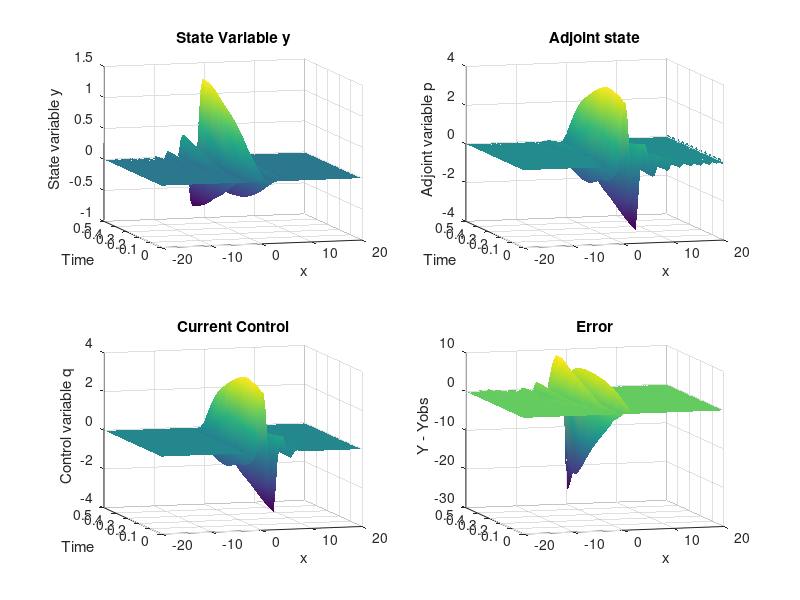

Here is the MATLAB script that generated this plot: (Note: this script raises an error after producing the figure.)
function [q,y,args] = optimizationKdV()
    
    ClearClose();

    args = CreateParameters();
    args.matrices = BuildMatrices(args);
    
    
%% Uncomment if you want to test one forward/backward simulation of a soliton    
%     args.kappa = 1.0;
%     args.x0 = -2.0;
%     args.xend = 5.0;
%     args.y0 = 12*args.kappa^2*sech(args.kappa*(args.chebyGL - args.x0)).^2;%valeurs aux chebypoints
%     q = 0.0*ones(args.nmax+2, args.N+1);
%     y = solveState(q,args);
%     plottedsteps=1:2:size(y.spatial,1);
%     [tg,xg] = meshgrid(args.tdata(plottedsteps),args.chebyGL(1:end));
%     set(gcf,'Position',[200,200,1500,1000])
%     subplot(1,2,1);
%     surf(xg,tg,y.spatial(plottedsteps,:)');
%     args.yobs = zeros(size(y.spatial));
%     args.yspecobs = zeros(size(y.spec)); 
%     p = solveAdjoint(q,y,args);
%     subplot(1,2,2);
%     plottedsteps2=1:2:size(p.spatial,1);
%     [tg2,xg2] = meshgrid(args.tdata(plottedsteps2),args.chebyGL(1:end));
%     surf(xg2,tg2,p.spatial(plottedsteps2,:)');


%% Uncomment if you want to test one forward simulation of a flow
 % encountering an isolated disturbance    
%    args.y0 = zeros(1,args.N+1);
%    q = 0.0*ones(args.nmax+2, args.N+1);
%    bumpvalue = 1.0;
%    bumpleft = args.N/2;
%    bumpright = args.N/2 + 5;
%    q(:,bumpleft) = bumpvalue;
%    q(:,bumpright) = -bumpvalue;
%    y = solveState(q,args);
%    plottedsteps=1:2:size(y.spatial,1);
%    [tg,xg] = meshgrid(args.tdata(plottedsteps),args.chebyGL(1:end));
%    set(gcf,'Position',[200,200,1500,1000])
%    surf(xg,tg,y.spatial(plottedsteps,:)');



%% Uncomment if you want to check gradient/hessian
%    q = 1.0*ones(args.nmax+1, args.N+1);
%    CheckGradient(q, q, @solveState, @solveAdjoint, ...
%        @computeJ, @computeJp, args);
%    CheckHessian(q, q, @solveState, @solveAdjoint, ...
%        @solveTangent, @solveDFH, @computeJ, @computeJpp, args);

%% Uncomment if goal is inverseproblem :find the source that created this
%% wave profile
     q = 0.0*ones(args.nmax+2, args.N+1);
     bumpvalue = 100.0;
     bumpleft = args.N/2;
     bumpright = args.N/2 + 5;
     q(:,bumpleft) = bumpvalue;
     q(:,bumpright) = -bumpvalue;
     args.y0 = zeros(1,args.N+1);
     y = solveState(q,args);
     args.dy0 = zeros(size(args.chebyGL));
     args.yobs = y.spatial;
     args.yspecobs = y.spec;
% 
% 
%     
%%  Start of the continuation strategy
    fprintf('Continuation strategy...\n');
    
    q = zeros(args.nmax+1,args.N+1);%initialization of the control
    
    for i=1:size(args.gammaArray,2)
        gamma = args.gammaArray(i);% regularization term in 1/gamma
        fprintf('gamma = %d \n', gamma);
        update = 1;
        iter=0;

        y = solveState(q,args);% one forward simulation for y
        p = solveAdjoint(q,y,args);% one backward simulation for p
        
        L2NormInTimeP = sqrt(args.dt*sum((p.spatial).*(p.spatial)));
        for k=1:(args.N+1)    % check norm 0           
            if (L2NormInTimeP(k) <= args.epsilon)
                L2NormInTimeP(k) = args.alpha - args.epsilon;
            end
        end   
        ActiveSet = repmat(L2NormInTimeP > args.alpha,args.nmax+1,1);
        F = q - gamma/2*repmat(max(0,1-args.alpha./L2NormInTimeP),...
            args.nmax+1,1).*(p.spatial);
        normF = sqrt(sum(args.dt*sum(F.^2)))
        if (normF<args.tolNewton)
                update = 0;
        end

        while(update) %% Newton loop
            profile on;

            iter = iter+1;
            fprintf('Semi-smooth Newton method, gamma = %d, iteration %d\n',...
                gamma, iter);
            beta = 1;
            GradF = @(dq) ComputeOptCondGradient(q,dq,y,p,...
                        L2NormInTimeP,ActiveSet,gamma,...
                        @solveTangent,@solveDFH,args);

            [dq,success,residual,itermeth] = gmres(GradF,-F(:),[],10^-7);
            q = q + beta*reshape(dq,args.nmax+1,args.N+1);

            y = solveState(q,args);% one forward simulation for y
            p = solveAdjoint(q,y,args);% one backward simulation for p
            
            L2NormInTimeP = sqrt(args.dt*sum((p.spatial).*(p.spatial)));
            for k=1:(args.N+1)    % check norm 0           
                if (L2NormInTimeP(k) <= args.epsilon)
                    L2NormInTimeP(k) = args.alpha - args.epsilon;
                end
            end
            ActiveSet = repmat(L2NormInTimeP > args.alpha,args.nmax+1,1);
            F = q - gamma/2*repmat(max(0,1-args.alpha./L2NormInTimeP),...
                args.nmax+1,1).*(p.spatial);
            normFprev = normF;
            normF = sqrt(sum(args.dt*sum(F.^2)))
            if((normF < args.tolNewton) || (iter > args.iterNewton) || ...
                    abs(normF - normFprev) < 1e-4)
                update = 0;
            end
        end % end Newton loop
        myvisu(y.spatial,p.spatial,q,gamma,args);
    end % end gamma loop
end

function ClearClose()   
    % Close all figures including those with hidden handles
    close all hidden;

    % Store all the currently set breakpoints in a variable
    temporaryBreakpointData=dbstatus('-completenames');

    % Clear functions and their persistent variables (also clears breakpoints 
    % set in functions)
    clear functions;

    % Restore the previously set breakpoints
    dbstop(temporaryBreakpointData);

    % Clear global variables
    clear global;

    % Clear variables (including the temporary one used to store breakpoints)
    clear variables;
end

function args = CreateParameters()

    % Mesh
    args.D = 20; %domain is -50..50
    args.N = 160; %number of points
    args.k = args.N:-1:0;

    %Creation of Chebyshev Gauss-Lobatto points - our nodal basis
    args.chebyGL = cos(args.k*pi/args.N)*args.D;
    args.npoints = size(args.chebyGL,2);
    args.spacestep = [(args.chebyGL(2:end) - args.chebyGL(1:end-1))] ;

    %time argseters
    args.dt = 0.01;% time step for simulation
    args.tmax = 0.5;% maximum time for simulation
    args.nmax = round(args.tmax/args.dt);% induced number of time steps
    args.tdata = args.dt*(0:1:(args.nmax+1));

    % Optimization argseters
    args.alpha = 0.1;
    args.iterNewton = 20;
    args.tolNewton = 1e-5;
    args.epsilon = 1e-8;
    args.tolgmres = 1e-8;

    % Continuation strategy
    args.gammaArray = 2.^[1:20];
    %[10 100 500 1000 3000 7000 10000 30000 70000 100000 250000 500000 750000 1000000];

    % Misc
    args.coeffNL = 1.0;

    % Optimization stuff (for fsolve)
    args.optimOpt.TolFun = 1e-5;
    args.optimOpt.Jacobian = 'on';
    args.optimOpt.DerivativeCheck = 'off';
    args.optimOpt.Display = 'off';
    %optimOpt.Algorithm = 'levenberg-marquardt';
    args.optimOpt.JacobMult = [];
    
    % default init
    args.y0 = zeros(1,args.N+1);
    args.dy0 = zeros(1,args.N+1);
    args.yobs = zeros(args.nmax+2,args.N+1);
    args.yspecobs = zeros(args.nmax+2,args.N-2);
    args.q = 0.0*ones(args.nmax+1, args.N+1);

end

function matrices = BuildMatrices(args)

    % Creation of Legendre polynomia
    LP = zeros(args.N+1, args.npoints);
    for i=0:args.N
    aux = legendre(i,args.chebyGL/args.D);
    LP(i+1,:) = aux(1,:);
    end

    % Creation of basis funtions for the dual petrov galerkin method - our spectral basis
    LP0 = LP(1:end-3,:);
    LP1 = LP(2:end-2,:);
    LP2 = LP(3:end-1,:);
    LP3 = LP(4:end,:);
    j = 0:(args.N-3);
    jm1 = 1:(args.N-2);
    jm2 = 2:(args.N-1);
    jm3 = 3:args.N;
    j1 = -1:(args.N-4);
    j2 = -2:(args.N-5);
    j3 = -3:(args.N-6);

    coeff = (2*j+3)./(2*j+5);
    diagcoeff = spdiags(coeff',0,args.N-2,args.N-2);
    LP1 = diagcoeff*LP1;
    LP3 = diagcoeff*LP3;
    trial = LP0 - LP1 - LP2 + LP3;
    test = LP0 + LP1 - LP2 - LP3;

    % Creation of the matrices

    % mass matrix
    mdiag0 = 2./(2*j+1) - 2*(2*j+3)./((2*j+5).^2) + 2./(2*j+5) - ...
        2*(2*j+3).^2./((2*j+7).*(2*j+5).*(2*j+5));
    mdiag1 = 6./(2*j1+7);
    mdiag2 = -2./(2*j2+5)+2*(2*j2+3)./((2*j2+5).*(2*j2+9));
    mdiag3 = -2*(2*j3+3)./((2*j3+5).*(2*j3+7));
    mdiagm1 = -6./(2*jm1+5);
    mdiagm2 = -2./(2*jm2+1) + 2*(2*jm2-1)./((2*jm2+1).*(2*jm2+5));
    mdiagm3 = 2*(2*jm3-3)./((2*jm3-1).*(2*jm3+1));
    M =args.D*spdiags([mdiagm3' mdiagm2' mdiagm1' mdiag0'...
        mdiag1' mdiag2' mdiag3'],...
        -3:3, args.N-2, args.N-2);

    % matrix for linear transport term 
    pdiag0 = 4*(2*j+3)./(2*j+5);
    pdiag1 = -8./(2*j1+7);
    pdiag2 = -2*(2*j2+3)./(2*j2+5);
    pdiagm1 = 8./(2*jm1+5);
    pdiagm2 = -2*(2*jm2-1)./(2*jm2+1);
    P = spdiags([pdiagm2' pdiagm1' pdiag0' pdiag1' pdiag2'],...
        -2:2, args.N-2, args.N-2);

    % matrix for 3rd order term
    sdiag0 =2*(2*j+3).^2;
    S = 1.0/(args.D^2)*spdiags(sdiag0',0,args.N-2,args.N-2);

    % mass matrix for trial basis only (to compute adjoint)
    adiag0 = -2./(2*j+5) + 8./(2*j+7) + 2./(2*j+1);
    adiag1 = -2./(2*j1+5) + 2./(2*j1+7) - 2*(2*j1+3)./((2*j1+5).*(2*j1+7));
    adiag2 = -2./(2*j2+5) - 2*(2*j2+3)./((2*j2+5).*(2*j2+9));
    adiag3 = 2*(2*j3+3)./((2*j3+5).*(2*j3+7));
    adiagm1 = -2./(2*j+5) + 2./(2*j+7) - 2*(2*j+3)./((2*j+5).*(2*j+7));
    adiagm2 = -2./(2*j+5) - 2*(2*j+3)./((2*j+5).*(2*j+9));
    adiagm3 = 2*(2*j+3)./((2*j+5).*(2*j+7));
    A = args.D*spdiags([adiagm3' adiagm2' adiagm1' adiag0' adiag1' adiag2' adiag3'], ...
        -3:3, args.N-2, args.N-2);

    % Fill in the structure
    matrices.A = A;
    matrices.M = M;
    matrices.MT = M';
    matrices.MTInv = inv(M');
    matrices.S = S;
    matrices.P = P;
    matrices.PT = P';
    matrices.test = test;
    matrices.trial = trial;
    matrices.trialT = trial';
    matrices.testT = test';
    matrices.testTInv = pinv(test');
    matrices.trialT = trial';
    matrices.trialTInv = pinv(trial');
    matrices.left=0.5*(M +args.dt*S);
    matrices.leftInv = inv(matrices.left);
    matrices.leftTInv = inv(matrices.left');
    matrices.right=0.5*(M -args.dt*S);
    matrices.rightT=matrices.right';
    matrices.M_leftTinv_dt = matrices.leftTInv*args.dt;
    matrices.M_leftTinv_rightT = matrices.leftTInv*(matrices.rightT);

end

%% %%%%%%%%%%%%%%%% solveState functions %%%%%%%%%%%%%%%%
function y = solveState(q, args)
    % parameters
    dt=args.dt;
    nmax=args.nmax;
    N=args.N;
    coeffNL=args.coeffNL;
    matrices = args.matrices;
    
    % state variables
    y.spatial = zeros(nmax+2,N+1);% spatial domain
    y.spec = zeros(nmax+2,N-2);% spectral domain
    
    % initialization
    yspec0 = matrices.trialT\(args.y0)';
    y.spatial(1,:) = args.y0;
    y.spec(1,:) = yspec0; 
    qspec = matrices.trialT\q';
    qspec=qspec';

    % first time step in the spectral space, semi implicit
    NLterm = (args.y0).^2;
    pNLterm=coeffNL*matrices.trialTInv*NLterm';
    yspec1 = matrices.leftInv*((0.5*matrices.M)*yspec0 ...
            + 0.5*dt*(0.5*matrices.P*pNLterm + matrices.P*yspec0...
            + matrices.M*qspec(1,:)'));
    y1 = matrices.trialT*yspec1;
    y.spatial(2,:) = y1;
    y.spec(2,:) = yspec1;

    % Time loop for interior steps - Crank Nicolson Leap Frog scheme
    ym1 = y1;
    yspecm1 = yspec1;
    yspecm2 = yspec0;
    for i=2:nmax
        NLterm = ym1.*ym1;
        pNLterm=coeffNL*matrices.trialTInv*NLterm;
        yspeci = (matrices.leftInv)*( (matrices.right)*yspecm2 ...
          + dt*(0.5*matrices.P*pNLterm...
          + matrices.P*yspecm1 ...
          + matrices.M*qspec(i,:)') );
        yi = matrices.trialT*yspeci;
        ym1 = yi;
        yspecm2 = yspecm1;
        yspecm1 = yspeci;
        y.spec(i+1,:) = yspeci;
        y.spatial(i+1,:) = yi;
    end

    %last step 
    %minv=inv(matrices.M);
    NLterm = ym1.^2;
    pNLterm=coeffNL*matrices.trialTInv*NLterm;
    
%      rhs = ((matrices.right)*yspecm2 +...
%                  0.5*dt*(0.5*matrices.P*pNLterm + matrices.P*yspecm1)...
%                  + 0.5*matrices.M*yspecm1...
%                  + 1.0*0.5*dt*matrices.M*qspec(nmax+1,:)');
%      [yspecend,success,residual,itermeth] = gmres(matrices.M,rhs,[],args.tolgmres,N-2);
     yspecend = (matrices.M)\((matrices.right)*yspecm2 +...
                 0.5*dt*(0.5*matrices.P*pNLterm + matrices.P*yspecm1)...
                 + 0.5*matrices.M*yspecm1...
                 + 1.0*0.5*dt*matrices.M*qspec(nmax+1,:)');
    yend = matrices.trialT*yspecend;
    y.spec(end,:) = yspecend;
    y.spatial(end,:) = yend;
end


%% %%%%%%%%%%%%%%%% solveAdjoint functions %%%%%%%%%%%%%%%%
function p = solveAdjoint(q,y,args)
    % parameters
    dt=args.dt;
    nmax=args.nmax;
    N=args.N;
    coeffNL = args.coeffNL;
    matrices = args.matrices;
    
    % state variables
    p.spatial = zeros(nmax+1,N+1);
    p.spec = zeros(nmax+1,N-2);

    yrev = y.spatial(end:-1:1,:);
    yspecrev = y.spec(end:-1:1,:);
    
    % source term
    yspecobsrev = args.yspecobs(end:-1:1,:);
    
    % initialization 
    % M is ill conditionned. One solve the projection problem
    % by minimal residuals
    mt = matrices.MT;
%     rhs = -dt*matrices.A*(yspecrev(1,:)' - yspecobsrev(1,:)');
%     [pspec0,success,residual,itermeth] = gmres(mt,rhs,[],args.tolgmres,N-2);
    pspec0 = - mt\(dt*matrices.A'*(yspecrev(1,:)' - yspecobsrev(1,:)'));
    p0 = (matrices.testT)*(pspec0);
    p.spatial(1,:) = p0;
    p.spec(1,:) = pspec0;

    % first step
    NLterm = 0.5*2.0*yrev(2,:)'.*(matrices.trialTInv'*(matrices.PT*pspec0));
    pNLterm=coeffNL*matrices.trial*NLterm;
    pspec1 = matrices.leftTInv*(0.5*matrices.MT*pspec0 +...
        0.5*dt*(matrices.PT*pspec0 + pNLterm ...
        - 2.0*matrices.A*(yspecrev(2,:)' - yspecobsrev(2,:)')));
    p1 = matrices.testT*pspec1;
    p.spatial(2,:) = p1;
    p.spec(2,:) = pspec1;
    
    pspecm1 = pspec1;
    pspecm2 = pspec0;
    %Time loop
    for i = 2:nmax
        NLterm = 0.5*2.0*yrev(i+1,:)'.*(matrices.trialTInv'*(matrices.PT*pspecm1));
        pNLterm=coeffNL*matrices.trial*NLterm;
        pspeci = matrices.M_leftTinv_rightT*pspecm2...
            + matrices.M_leftTinv_dt* (matrices.PT*pspecm1 + pNLterm ...
            - matrices.A*(yspecrev(i+1,:)' - yspecobsrev(i+1,:)'));
        pi = matrices.testT*pspeci;
        pspecm2 = pspecm1;
        pspecm1 = pspeci; 
        p.spec(i+1,:) = pspeci;
        p.spatial(i+1,:) = pi;
    end
    p.spec = p.spec(end:-1:1,:);
    p.spatial = p.spatial(end:-1:1,:);
end


%% %%%%%%%%%%%%%%%% CheckGradient functions %%%%%%%%%%%%%%%%
function j = computeJ(q,y,args)
    j = 0.0;
    for i=2:args.nmax+2
        discr = y.spec(i,:) - args.yspecobs(i,:);
        j = j + args.dt*0.5*discr*(args.matrices.A)*discr';
    end
end

function g = computeJp(dq,q,y,p,args)
    nmax = args.nmax;
    dt = args.dt;
    matrices = args.matrices;
    M = matrices.M;
    dq1 = matrices.trialT\dq(1,:)';
    g = -0.5*dt*p.spec(1,:)*M*dq1;
    
    for i=2:nmax
        pi = p.spec(i,:);
        dqi = dq(i,:);
        dqspeci = matrices.trialT\dqi';
        g = g - dt*pi*M*dqspeci;
    end
    dqend =  matrices.trialT\dq(nmax+1,:)';
    g = g -0.5*dt*p.spec(nmax+1,:)*M*dqend;
end

%% %%%%%%%%%%%%%%%% solveTangent functions %%%%%%%%%%%%%%%%
function dy = solveTangent(q, y, dq, args)
    dt=args.dt;
    nmax=args.nmax;
    N=args.N;
    coeffNL = args.coeffNL;
    matrices = args.matrices;

    % Storage matrices
    dy.spatial = zeros(nmax+2,N+1);
    dy.spec = zeros(nmax+2,N-2);

    % initial condition and source in the spectral space
    dyspec0=matrices.trialTInv*(args.dy0)';
    dqspec = matrices.trialTInv*dq';
    dqspec=dqspec';
    dy.spatial(1,:) = args.dy0;
    dy.spec(1,:) = dyspec0;

    %first time step in the spectral space, semi implicit
    NLterm = y.spatial(1,:).*(args.dy0);
    pNLterm = coeffNL*matrices.trialTInv*NLterm';
    dyspec1 = matrices.leftInv*((0.5*matrices.M)*dyspec0 ...
        + 0.5*dt*(matrices.P*pNLterm + matrices.P*dyspec0 ...
        + matrices.M*dqspec(1,:)'));
    dy1 = matrices.trialT*dyspec1;
    dy.spatial(2,:) = dy1;
    dy.spec(2,:) = dyspec1;

    % Time loop
    dym1 = dy1;
    dyspecm1 = dyspec1;
    dyspecm2 = dyspec0;
    for i=2:nmax
        NLterm = y.spatial(i,:)'.*dym1;
        pNLterm = coeffNL*matrices.trialTInv*NLterm;
        dyspeci = (matrices.leftInv)*( (matrices.right)*dyspecm2 ...
          + dt*(matrices.P*pNLterm...
          + matrices.P*dyspecm1 ...
          + matrices.M*dqspec(i,:)') );
        dyi = matrices.trialT*dyspeci;
        dym1 = dyi;
        dyspecm2 = dyspecm1;
        dyspecm1 = dyspeci;
        dy.spec(i+1,:) = dyspeci;
        dy.spatial(i+1,:) = dyi;
    end
    
    % last step
    minv=inv(matrices.M);
    NLterm = y.spatial(nmax+1,:)'.*dym1;
    pNLterm=coeffNL*matrices.trialTInv*NLterm; 
    
%       rhs = ((matrices.right)*dyspecm2...
%                       + 0.5*dt*(matrices.P*pNLterm + matrices.P*dyspecm1)...
%                       + 0.5*matrices.M*dyspecm1...
%                       + 1.0*0.5*dt*matrices.M*dqspec(nmax+1,:)');
%       [dyspecend,success,residual,itermeth] = gmres(matrices.M,rhs,[],args.tolgmres,N-2);
%     
     dyspecend = (matrices.M)\((matrices.right)*dyspecm2...
                     + 0.5*dt*(matrices.P*pNLterm + matrices.P*dyspecm1)...
                     + 0.5*matrices.M*dyspecm1...
                     + 1.0*0.5*dt*matrices.M*dqspec(nmax+1,:)');
     dyend = matrices.trialT*dyspecend;
     dy.spec(end,:) = dyspecend;
     dy.spatial(end,:) = dyend;
end


%% %%%%%%%%%%%%%%%% solveDFH functions %%%%%%%%%%%%%%%%
function dp = solveDFH(q, y, p, dq, dy, args)
    dt=args.dt;
    nmax=args.nmax;
    N=args.N;
    coeffNL = args.coeffNL;
    matrices = args.matrices;

    %source term
    yrev = y.spatial(end:-1:1,:);
    dyrev = dy.spatial(end:-1:1,:);
    pspecrev=p.spec(end:-1:1,:);
    dyspecrev = dy.spec(end:-1:1,:);

    % Storage array
    dp.spatial = zeros(nmax+1,N+1);
    dp.spec = zeros(nmax+1,N-2);

    %initial condition
    mt = matrices.MT;
    %rhs = -dt*matrices.A*(dyspecrev(1,:)');
    %[dpspec0,success,residual,itermeth] = gmres(mt,rhs,[],args.tolgmres,N-2);
    dpspec0= mt\(dt*matrices.A*(-dyspecrev(1,:)'));
    dp0 = (matrices.testT)*(dpspec0);
    dp.spatial(1,:) = dp0;
    dp.spec(1,:) = dpspec0;

    %first step

    NLterm = yrev(2,:)'.*(matrices.trialTInv'*(matrices.PT*dpspec0));
    NLterm2 = dyrev(2,:)'.*...
        (matrices.trialTInv'*(matrices.PT*pspecrev(1,:)'));
    pNLterm = coeffNL*matrices.trial*(NLterm+NLterm2);

    dpspec1 = matrices.leftTInv*(0.5*matrices.MT*dpspec0 + ...
        0.5*dt*(matrices.PT*dpspec0 + pNLterm) - dt*matrices.A*(dyspecrev(2,:)'));
    dp1 = matrices.testT*dpspec1;

    dp.spatial(2,:) = dp1;
    dp.spec(2,:) = dpspec1;
    dpspec2 = dpspec0;
    
    % Time loop
    for i = 2:(nmax)
        NLterm = yrev(i+1,:)'.*(matrices.trialTInv'*(matrices.PT*dpspec1));
        NLterm2 = dyrev(i+1,:)'.*...
            (matrices.trialTInv'*(matrices.PT*pspecrev(i,:)'));
        pNLterm = coeffNL*matrices.trial*(NLterm+NLterm2);

        dpspeci=matrices.M_leftTinv_rightT*dpspec2...
                + matrices.M_leftTinv_dt* (matrices.PT*dpspec1 + pNLterm...
                - matrices.A*(dyspecrev(i+1,:)'));
        dpi = matrices.testT*dpspeci;
        dpspec2 = dpspec1;
        dpspec1 = dpspeci; 
        dp.spec(i+1,:) = dpspeci;
        dp.spatial(i+1,:) = dpi;
    end
    %reverse results
    dp.spec = dp.spec(end:-1:1,:);
    dp.spatial = dp.spatial(end:-1:1,:);
end


%% %%%%%%%%%%%%%%%% CheckHessian functions %%%%%%%%%%%%%%%%
function h = computeJpp(q, y, p, dq, dy, dp, args)
    nmax=args.nmax;
    dt=args.dt;
    matrices = args.matrices;
    M = matrices.M;
    
    dq1 = matrices.trialT\dq(1,:)';
    h = -0.5*dt*dp.spec(1,:)*M*dq1;
    for i=2:nmax
        dpi = dp.spec(i,:);
        dqi = dq(i,:);
        dqspeci = matrices.trialT\(dqi');
        h = h - dt*dpi*M*dqspeci;
    end
    dqend =  matrices.trialT\dq(nmax+1,:)';
    h = h -0.5*dt*dp.spec(nmax+1,:)*M*dqend;
end

%% %%%%%%%%%%%%%%%% Misc %%%%%%%%%%%%%%%%
function GradF = ComputeOptCondGradient(q,dq,y,p,...
                        L2NormInTimeP,ActiveSet,gamma,...
                        solveTangent,solveDFH,args)
    nmax=args.nmax;
    N=args.N;
    dt=args.dt;
    dq = reshape(dq,nmax+1,N+1);
    dy = solveTangent(q,y,dq,args);
    dp = solveDFH(q,y,p,dq,dy,args);

    grad1 = repmat(max(0,1-args.alpha./L2NormInTimeP),nmax+1,1).*...
        (dp.spatial);
    grad2 = args.alpha*ActiveSet.*...
        repmat(dt*sum((p.spatial).*(dp.spatial))./(L2NormInTimeP.^3),...
        nmax+1,1).*(p.spatial);
    GradF = dq - 0.5*gamma*(grad1 + grad2);
    GradF = GradF(:);
end


function myvisu(y,p,q,gamma,args,plottedsteps)
    %% 3D - Vizualization
    plottedsteps=1:2:size(y,1);
    [tg,xg] = meshgrid(args.tdata(plottedsteps),args.chebyGL(1:end));
    
    subplot(2,2,1), surf(xg,tg,y(plottedsteps,:)');
    xlabel('x');ylabel('Time');zlabel('State variable y');
    title('State Variable y');
    %axis([-16,16,0,0.5,-1.5,1.5]);
    view(-16,10);
    shading interp;
    
    subplot(2,2,2), surf(xg,tg,p(plottedsteps,:)');
    xlabel('x');ylabel('Time');zlabel('Adjoint variable p');
    title('Adjoint state');
    %axis([-16,16,0,0.5,-0.1,0.1]);
    view(-16,10);
    shading interp;
    
    subplot(2,2,3), surf(xg,tg,q(plottedsteps,:)');
    xlabel('x');ylabel('Time');zlabel('Control variable q');
    title('Current Control');
    %axis([-16,16,0,0.5,-2,3]);
    view(-16,10);
    shading interp;
    
    subplot(2,2,4), surf(xg,tg,y(plottedsteps,:)'-args.yobs(plottedsteps,:)');
    xlabel('x');zlabel('Y - Yobs');
    title('Error');
    view(-16,10);
    shading interp;

    str = sprintf('Continuation strategy, gamma = %d', gamma);
    suptitle(str);
end

function exportPgfplot3d(filename,xg,tg,var,gamma,args)
    fichier=fopen(strcat(filename,num2str(gamma),'.txt'),'w+');
    fmt=['%6.4f %6.4f %6.4f\n'];
    var2=var(plottedsteps,:)';
    n=size(Y2,1);
    for l=1:size(Y2,2)
        x=xg(:,l);
        t=tg(:,l);
        vec=var2(:,l);
        fprintf(fichier,fmt,[x t vec]');
        fprintf(fichier,'\n');
    end
    fclose(fichier);
end

function exportPgfplot2d(filename,x,var,gamma,args)
    fichier=fopen(strcat(filename,num2str(gamma),'.txt'),'w+');    
    fmt=['%6.4f %6.4f\n'];
    fprintf(fichier,fmt,[x var]');
    fprintf(fichier,'\n');
    fclose(fichier);
end